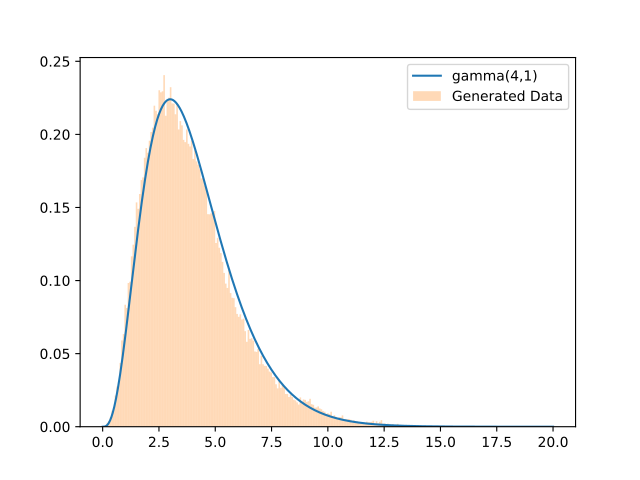

Recreate this plot in Python.
import numpy as np
import matplotlib.pyplot as plt
from scipy import stats as st
rng = np.random.default_rng()

n=100000
u = st.uniform.rvs(size=n)
xx = [] #結果の格納用配列
x = 2   #初期値

def gamma(x):
    ans = (x**3) * np.exp(-x) / 6
    return ans


for t in range(n):
    v = x + st.uniform.rvs() - 0.5
    a = gamma(v)/gamma(x)
    if u[t] <= a:
        x = v
    xx.append(x)

x_plt = np.linspace(0, 20, 10000)
pdf = gamma(x_plt)
plt.plot(x_plt, pdf, label="gamma(4,1)")
plt.hist(xx[1000:], bins=200, density=True, alpha=0.3, label="Generated Data")
plt.legend()
plt.show()
